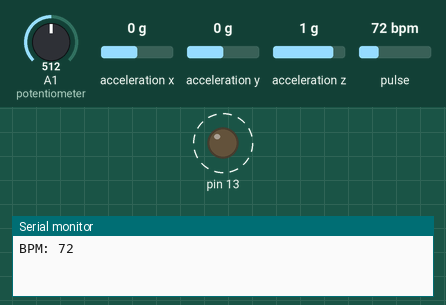
This sketch was run on a simulated Arduino Uno, built with avr-gcc and run on an emulated ATmega328P. Parts: output pins drawn as LEDs (lit = HIGH), the last lines printed to the serial monitor. Dashed ring = blinking. The test bench sets the inputs (shaded band); at power-on: A1 (potentiometer) = 512, acceleration x 0 g, acceleration y 0 g, acceleration z 1 g, pulse 72 bpm.

Above: at 1.2 s.
1.3 s: A1 (potentiometer) set to 983
4.3 s: A1 (potentiometer) set to 1010
At 4.3 s:
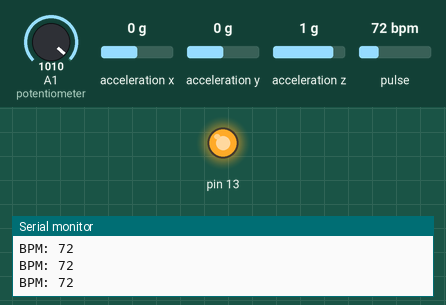
Timing chart, 0 to 7.3 s (numbered marks = the images above; inputs shaded):
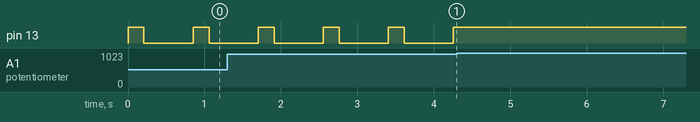

Measured:
- the behaviour switches between 1000 and 1001 on A1 (potentiometer) (found by bisection; images 0 and 1)
- after the input at 4.3 s, pin 13: stops changing and stays HIGH
- by itself, pin 13: alternates HIGH for 0.21 s and LOW for 0.64 s

The sketch:

Wearable.ino
```cpp
#define USE_ARDUINO_INTERRUPTS true    // Set-up low-level interrupts for most acurate BPM math.
#include <PulseSensorPlayground.h>     // Includes the PulseSensorPlayground Library.
#include "SparkFun_MMA8452Q.h"
#include <Wire.h>

const int PulseWire = 0;       // PulseSensor PURPLE WIRE connected to ANALOG PIN 0
const int LED = 13;          // The on-board Arduino LED, close to PIN 13.
int Threshold = 550;           // Determine which Signal to "count as a beat" and which to ignore.
float xMax = 0;
float yMax = 0;
float zMax = 0;
int myBPM;
PulseSensorPlayground pulseSensor;  // Creates an instance of the PulseSensorPlayground object called "pulseSensor"
MMA8452Q accel;
enum states{
  SYS_OFF,
  SYS_ON,
  SOS
};
enum states mystate = SYS_OFF;
float prevtime = 0;
float time = 0;

void setup() {
  Serial.begin(9600);
  // Configure the PulseSensor object, by assigning our variables to it.
  pulseSensor.analogInput(PulseWire);
  pulseSensor.blinkOnPulse(LED);       //auto-magically blink Arduino's LED with heartbeat.
  pulseSensor.setThreshold(Threshold);
  Wire.begin();

  if (accel.begin() == false) {
    Serial.println("Not Connected. Please check connections and read the hookup guide.");
    while (1);
  }
  pulseSensor.begin();
}
byte samplesUntilReport;
const byte SAMPLES_PER_SERIAL_SAMPLE = 10;

void loop() {
  myBPM = pulseSensor.getBeatsPerMinute();
  float onOffPoten = analogRead(A1); //potentiometer
  float x = accel.getCalculatedX();
  float y = accel.getCalculatedY();
  float z = accel.getCalculatedZ();
  if (x > xMax){
    xMax = x;
  }
  if (y > yMax){
    yMax = y;
  }
  if (z > zMax){
    zMax = z;
  }


  switch(mystate){
   case SYS_OFF:
      xMax = 0;
      yMax = 0;
      zMax = 0;
      if(onOffPoten > 50){
        mystate = SYS_ON;
      }
    break;

    case SYS_ON:
    if (pulseSensor.sawStartOfBeat()) {
      Serial.print("BPM: ");
      Serial.println(myBPM);
    }
    delay(20);
    if (millis() - prevtime > 1000){
      if(xMax > 1.9 || yMax > 1.9 || zMax > 1.9){
        Serial.println("Accelerometer threshold reached");
        Serial.println(xMax);
        Serial.println(yMax);
        Serial.println(zMax);
        time = millis();
        mystate = SOS;
      }
      prevtime = millis();
    }
    if(onOffPoten < 50){
       mystate = SYS_OFF;
    }
    if(onOffPoten > 1000){
      mystate = SOS;
    }
    break;

    case SOS:
    if(millis() - prevtime > 1000){
      String dataString = "SOS," + String(myBPM) + "," + String(xMax) + "," + String(yMax) + "," + String(zMax);
      Serial.println(dataString);
      prevtime = millis();
    }
    if(onOffPoten < 50){
       mystate = SYS_OFF;
    }
    break;
    default:
    Serial.println("crash, out of case");
  }
}
```
